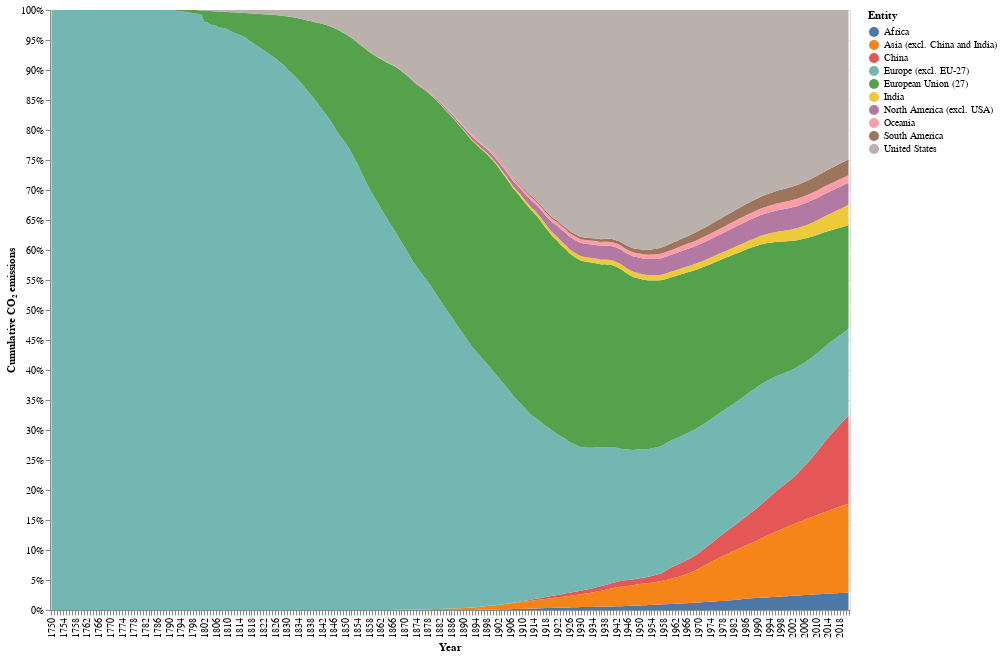

The notebook cell this image was saved under:
### Code cell
source = df_I

base = alt.Chart(source).transform_calculate(
    order="{'Europe (excl. EU-27)':2, 'European Union (27)':1, 'United States': 3, 'China': 4,'Asia (excl. China and India)': 5, 'India': 6 }[datum.variable]"  
).mark_area().encode(
    x = alt.X('Year:O', axis=alt.Axis(labelOverlap = True,labelSeparation = 1)),
    y = alt.Y("Cumulative CO₂ emissions", axis = alt.Axis()).stack('normalize'),
    color=alt.Color("Entity:N", sort=alt.SortField("order", "descending")),
    order="order:O"
    #color="Entity:N"
).properties(width=800, height=600)

base

### Figure 1 — Vega-Lite specification as saved in the notebook (floating-point values rounded to 4 significant figures; data arrays with more than 128 entries replaced by an {"elided": "..."} marker saying what was removed)
{"config": {"view": {"continuousWidth": 300, "continuousHeight": 300}}, "data": {"name": "data-778910f73dcfeb8ce165d632dca388cc"}, "mark": {"type": "area"}, "encoding": {"color": {"field": "Entity", "sort": {"field": "order", "order": "descending"}, "type": "nominal"}, "order": {"field": "order", "type": "ordinal"}, "x": {"axis": {"labelOverlap": true, "labelSeparation": 1}, "field": "Year", "type": "ordinal"}, "y": {"axis": {}, "field": "Cumulative CO₂ emissions", "stack": "normalize", "type": "quantitative"}}, "height": 600, "transform": [{"calculate": "{'Europe (excl. EU-27)':2, 'European Union (27)':1, 'United States': 3, 'China': 4,'Asia (excl. China and India)': 5, 'India': 6 }[datum.variable]", "as": "order"}], "width": 800, "$schema": "https://vega.github.io/schema/vega-lite/v5.8.0.json", "datasets": {"data-778910f73dcfeb8ce165d632dca388cc": {"elided": "2358 records"}}}
